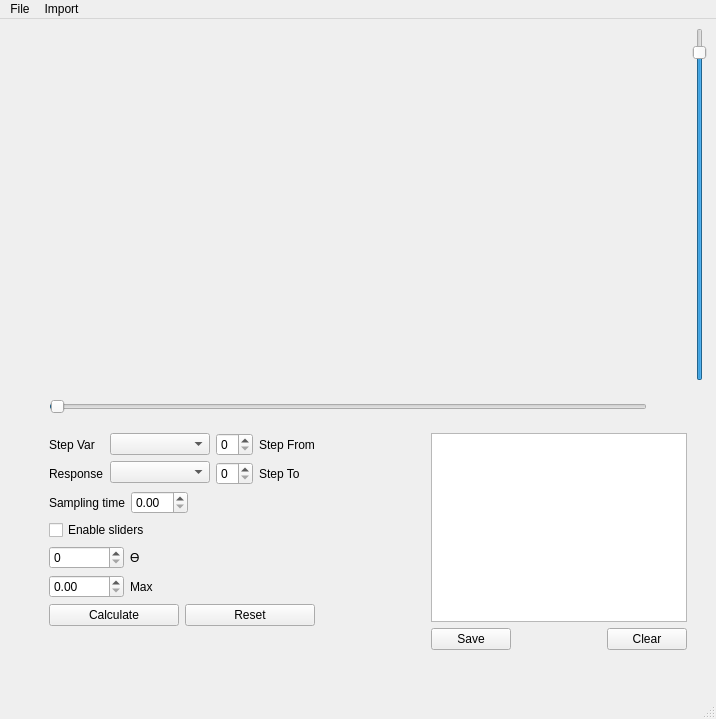
<?xml version="1.0" encoding="UTF-8"?>
<ui version="4.0">
 <class>MainWindow</class>
 <widget class="QMainWindow" name="MainWindow">
  <property name="geometry">
   <rect>
    <x>0</x>
    <y>0</y>
    <width>716</width>
    <height>719</height>
   </rect>
  </property>
  <property name="windowTitle">
   <string>MainWindow</string>
  </property>
  <widget class="QWidget" name="centralwidget">
   <layout class="QHBoxLayout" name="horizontalLayout_16">
    <item>
     <layout class="QVBoxLayout" name="verticalLayout_10">
      <item>
       <layout class="QHBoxLayout" name="horizontalLayout_10">
        <item>
         <widget class="QWidget" name="wi_plot" native="true">
          <property name="minimumSize">
           <size>
            <width>600</width>
            <height>0</height>
           </size>
          </property>
         </widget>
        </item>
        <item>
         <spacer name="Dw_area_vertical_spacer">
          <property name="orientation">
           <enum>Qt::Vertical</enum>
          </property>
          <property name="sizeType">
           <enum>QSizePolicy::Expanding</enum>
          </property>
          <property name="sizeHint" stdset="0">
           <size>
            <width>20</width>
            <height>358</height>
           </size>
          </property>
         </spacer>
        </item>
        <item>
         <widget class="QSlider" name="MaxValueSlider">
          <property name="maximum">
           <number>100</number>
          </property>
          <property name="sliderPosition">
           <number>95</number>
          </property>
          <property name="orientation">
           <enum>Qt::Vertical</enum>
          </property>
         </widget>
        </item>
       </layout>
      </item>
      <item>
       <layout class="QVBoxLayout" name="verticalLayout_9">
        <item>
         <layout class="QHBoxLayout" name="horizontalLayout_14">
          <item>
           <layout class="QHBoxLayout" name="horizontalLayout_4">
            <item>
             <spacer name="horizontalSpacer_6">
              <property name="orientation">
               <enum>Qt::Horizontal</enum>
              </property>
              <property name="sizeType">
               <enum>QSizePolicy::Minimum</enum>
              </property>
              <property name="sizeHint" stdset="0">
               <size>
                <width>40</width>
                <height>20</height>
               </size>
              </property>
             </spacer>
            </item>
            <item>
             <widget class="QSlider" name="ResponseValueSlider">
              <property name="maximum">
               <number>8000</number>
              </property>
              <property name="sliderPosition">
               <number>10</number>
              </property>
              <property name="orientation">
               <enum>Qt::Horizontal</enum>
              </property>
             </widget>
            </item>
            <item>
             <spacer name="horizontalSpacer_4">
              <property name="orientation">
               <enum>Qt::Horizontal</enum>
              </property>
              <property name="sizeType">
               <enum>QSizePolicy::Minimum</enum>
              </property>
              <property name="sizeHint" stdset="0">
               <size>
                <width>40</width>
                <height>20</height>
               </size>
              </property>
             </spacer>
            </item>
           </layout>
          </item>
          <item>
           <spacer name="verticalSpacer_3">
            <property name="orientation">
             <enum>Qt::Vertical</enum>
            </property>
            <property name="sizeType">
             <enum>QSizePolicy::Fixed</enum>
            </property>
            <property name="sizeHint" stdset="0">
             <size>
              <width>20</width>
              <height>40</height>
             </size>
            </property>
           </spacer>
          </item>
         </layout>
        </item>
        <item>
         <layout class="QHBoxLayout" name="horizontalLayout_15">
          <item>
           <layout class="QHBoxLayout" name="horizontalLayout_13">
            <item>
             <spacer name="horizontalSpacer_2">
              <property name="orientation">
               <enum>Qt::Horizontal</enum>
              </property>
              <property name="sizeType">
               <enum>QSizePolicy::Minimum</enum>
              </property>
              <property name="sizeHint" stdset="0">
               <size>
                <width>40</width>
                <height>20</height>
               </size>
              </property>
             </spacer>
            </item>
            <item>
             <layout class="QVBoxLayout" name="verticalLayout_6">
              <item>
               <layout class="QVBoxLayout" name="verticalLayout_4">
                <item>
                 <layout class="QHBoxLayout" name="horizontalLayout_11">
                  <item>
                   <layout class="QHBoxLayout" name="horizontalLayout">
                    <item>
                     <layout class="QVBoxLayout" name="verticalLayout_2">
                      <item>
                       <widget class="QLabel" name="step_var_layout">
                        <property name="text">
                         <string>Step Var</string>
                        </property>
                       </widget>
                      </item>
                      <item>
                       <widget class="QLabel" name="Response_var_layout">
                        <property name="text">
                         <string>Response</string>
                        </property>
                       </widget>
                      </item>
                     </layout>
                    </item>
                    <item>
                     <layout class="QVBoxLayout" name="verticalLayout">
                      <item>
                       <widget class="QComboBox" name="StepVarBox">
                        <property name="minimumSize">
                         <size>
                          <width>100</width>
                          <height>0</height>
                         </size>
                        </property>
                       </widget>
                      </item>
                      <item>
                       <widget class="QComboBox" name="ResponseVarBox">
                        <property name="minimumSize">
                         <size>
                          <width>100</width>
                          <height>0</height>
                         </size>
                        </property>
                       </widget>
                      </item>
                     </layout>
                    </item>
                   </layout>
                  </item>
                  <item>
                   <layout class="QVBoxLayout" name="verticalLayout_3">
                    <item>
                     <layout class="QHBoxLayout" name="horizontalLayout_7">
                      <item>
                       <widget class="QSpinBox" name="sB_from">
                        <property name="minimumSize">
                         <size>
                          <width>37</width>
                          <height>0</height>
                         </size>
                        </property>
                        <property name="maximumSize">
                         <size>
                          <width>37</width>
                          <height>16777215</height>
                         </size>
                        </property>
                       </widget>
                      </item>
                      <item>
                       <widget class="QLabel" name="label_3">
                        <property name="text">
                         <string>Step From</string>
                        </property>
                       </widget>
                      </item>
                     </layout>
                    </item>
                    <item>
                     <layout class="QHBoxLayout" name="horizontalLayout_8">
                      <item>
                       <widget class="QSpinBox" name="sB_to">
                        <property name="minimumSize">
                         <size>
                          <width>37</width>
                          <height>0</height>
                         </size>
                        </property>
                        <property name="maximumSize">
                         <size>
                          <width>37</width>
                          <height>16777215</height>
                         </size>
                        </property>
                       </widget>
                      </item>
                      <item>
                       <widget class="QLabel" name="label_4">
                        <property name="text">
                         <string>Step To</string>
                        </property>
                       </widget>
                      </item>
                     </layout>
                    </item>
                   </layout>
                  </item>
                 </layout>
                </item>
                <item>
                 <layout class="QHBoxLayout" name="horizontalLayout_12">
                  <item>
                   <layout class="QHBoxLayout" name="horizontalLayout_9">
                    <item>
                     <widget class="QLabel" name="label_5">
                      <property name="text">
                       <string>Sampling time</string>
                      </property>
                     </widget>
                    </item>
                    <item>
                     <widget class="QDoubleSpinBox" name="Sb_sampling_time"/>
                    </item>
                   </layout>
                  </item>
                  <item>
                   <spacer name="horizontalSpacer_5">
                    <property name="orientation">
                     <enum>Qt::Horizontal</enum>
                    </property>
                    <property name="sizeType">
                     <enum>QSizePolicy::MinimumExpanding</enum>
                    </property>
                    <property name="sizeHint" stdset="0">
                     <size>
                      <width>40</width>
                      <height>20</height>
                     </size>
                    </property>
                   </spacer>
                  </item>
                 </layout>
                </item>
               </layout>
              </item>
              <item>
               <widget class="QCheckBox" name="checkBox_enable_sliders">
                <property name="text">
                 <string>Enable sliders</string>
                </property>
               </widget>
              </item>
              <item>
               <layout class="QVBoxLayout" name="verticalLayout_7">
                <item>
                 <layout class="QHBoxLayout" name="horizontalLayout_6">
                  <item>
                   <widget class="QSpinBox" name="sB_theta">
                    <property name="maximumSize">
                     <size>
                      <width>75</width>
                      <height>16777215</height>
                     </size>
                    </property>
                    <property name="maximum">
                     <number>100000</number>
                    </property>
                   </widget>
                  </item>
                  <item>
                   <widget class="QLabel" name="label">
                    <property name="text">
                     <string>ϴ</string>
                    </property>
                   </widget>
                  </item>
                 </layout>
                </item>
                <item>
                 <layout class="QHBoxLayout" name="horizontalLayout_5">
                  <item>
                   <widget class="QDoubleSpinBox" name="sB_max">
                    <property name="maximumSize">
                     <size>
                      <width>75</width>
                      <height>16777215</height>
                     </size>
                    </property>
                    <property name="singleStep">
                     <double>0.010000000000000</double>
                    </property>
                   </widget>
                  </item>
                  <item>
                   <widget class="QLabel" name="label_2">
                    <property name="text">
                     <string>Max</string>
                    </property>
                   </widget>
                  </item>
                 </layout>
                </item>
               </layout>
              </item>
              <item>
               <layout class="QHBoxLayout" name="horizontalLayout_2">
                <item>
                 <widget class="QPushButton" name="pB_calculate">
                  <property name="text">
                   <string>Calculate</string>
                  </property>
                 </widget>
                </item>
                <item>
                 <widget class="QPushButton" name="pB_reset">
                  <property name="text">
                   <string>Reset</string>
                  </property>
                 </widget>
                </item>
               </layout>
              </item>
              <item>
               <spacer name="verticalSpacer_2">
                <property name="orientation">
                 <enum>Qt::Vertical</enum>
                </property>
                <property name="sizeHint" stdset="0">
                 <size>
                  <width>20</width>
                  <height>40</height>
                 </size>
                </property>
               </spacer>
              </item>
             </layout>
            </item>
            <item>
             <spacer name="verticalSpacer">
              <property name="orientation">
               <enum>Qt::Vertical</enum>
              </property>
              <property name="sizeType">
               <enum>QSizePolicy::Fixed</enum>
              </property>
              <property name="sizeHint" stdset="0">
               <size>
                <width>20</width>
                <height>40</height>
               </size>
              </property>
             </spacer>
            </item>
            <item>
             <spacer name="horizontalSpacer">
              <property name="orientation">
               <enum>Qt::Horizontal</enum>
              </property>
              <property name="sizeType">
               <enum>QSizePolicy::Expanding</enum>
              </property>
              <property name="sizeHint" stdset="0">
               <size>
                <width>40</width>
                <height>20</height>
               </size>
              </property>
             </spacer>
            </item>
           </layout>
          </item>
          <item>
           <spacer name="horizontalSpacer_7">
            <property name="orientation">
             <enum>Qt::Horizontal</enum>
            </property>
            <property name="sizeHint" stdset="0">
             <size>
              <width>13</width>
              <height>240</height>
             </size>
            </property>
           </spacer>
          </item>
          <item>
           <layout class="QVBoxLayout" name="verticalLayout_8">
            <item>
             <layout class="QVBoxLayout" name="verticalLayout_5">
              <item>
               <widget class="QTextBrowser" name="resultBox">
                <property name="maximumSize">
                 <size>
                  <width>16777215</width>
                  <height>250</height>
                 </size>
                </property>
                <property name="html">
                 <string>&lt;!DOCTYPE HTML PUBLIC &quot;-//W3C//DTD HTML 4.0//EN&quot; &quot;http://www.w3.org/TR/REC-html40/strict.dtd&quot;&gt;
&lt;html&gt;&lt;head&gt;&lt;meta name=&quot;qrichtext&quot; content=&quot;1&quot; /&gt;&lt;style type=&quot;text/css&quot;&gt;
p, li { white-space: pre-wrap; }
&lt;/style&gt;&lt;/head&gt;&lt;body style=&quot; font-family:'MS Shell Dlg 2'; font-size:8.25pt; font-weight:400; font-style:normal;&quot;&gt;
&lt;p style=&quot;-qt-paragraph-type:empty; margin-top:0px; margin-bottom:0px; margin-left:0px; margin-right:0px; -qt-block-indent:0; text-indent:0px;&quot;&gt;&lt;br /&gt;&lt;/p&gt;&lt;/body&gt;&lt;/html&gt;</string>
                </property>
               </widget>
              </item>
              <item>
               <layout class="QHBoxLayout" name="horizontalLayout_3">
                <item>
                 <widget class="QPushButton" name="pB_save">
                  <property name="text">
                   <string>Save</string>
                  </property>
                 </widget>
                </item>
                <item>
                 <spacer name="spacer_save_clear">
                  <property name="orientation">
                   <enum>Qt::Horizontal</enum>
                  </property>
                  <property name="sizeHint" stdset="0">
                   <size>
                    <width>18</width>
                    <height>20</height>
                   </size>
                  </property>
                 </spacer>
                </item>
                <item>
                 <widget class="QPushButton" name="pB_clear">
                  <property name="text">
                   <string>Clear</string>
                  </property>
                 </widget>
                </item>
               </layout>
              </item>
             </layout>
            </item>
            <item>
             <spacer name="verticalSpacer_5">
              <property name="orientation">
               <enum>Qt::Vertical</enum>
              </property>
              <property name="sizeType">
               <enum>QSizePolicy::Expanding</enum>
              </property>
              <property name="sizeHint" stdset="0">
               <size>
                <width>20</width>
                <height>40</height>
               </size>
              </property>
             </spacer>
            </item>
           </layout>
          </item>
          <item>
           <spacer name="verticalSpacer_4">
            <property name="orientation">
             <enum>Qt::Vertical</enum>
            </property>
            <property name="sizeType">
             <enum>QSizePolicy::Fixed</enum>
            </property>
            <property name="sizeHint" stdset="0">
             <size>
              <width>20</width>
              <height>40</height>
             </size>
            </property>
           </spacer>
          </item>
         </layout>
        </item>
       </layout>
      </item>
     </layout>
    </item>
   </layout>
  </widget>
  <widget class="QMenuBar" name="menubar">
   <property name="geometry">
    <rect>
     <x>0</x>
     <y>0</y>
     <width>716</width>
     <height>21</height>
    </rect>
   </property>
   <widget class="QMenu" name="menuFile">
    <property name="title">
     <string>File</string>
    </property>
    <widget class="QMenu" name="menuExport">
     <property name="title">
      <string>Export</string>
     </property>
     <addaction name="actionPDF"/>
     <addaction name="actionCustom"/>
    </widget>
    <addaction name="actionOpen"/>
    <addaction name="actionClose"/>
    <addaction name="separator"/>
    <addaction name="menuExport"/>
    <addaction name="separator"/>
    <addaction name="actionExit"/>
   </widget>
   <widget class="QMenu" name="menuImport">
    <property name="title">
     <string>Import</string>
    </property>
    <addaction name="actionImport_CSV_file"/>
   </widget>
   <addaction name="menuFile"/>
   <addaction name="menuImport"/>
  </widget>
  <widget class="QStatusBar" name="statusbar"/>
  <action name="actionOpen">
   <property name="text">
    <string>Open</string>
   </property>
  </action>
  <action name="actionClose">
   <property name="text">
    <string>Close</string>
   </property>
  </action>
  <action name="actionPDF">
   <property name="text">
    <string>PDF</string>
   </property>
  </action>
  <action name="actionCustom">
   <property name="text">
    <string>Custom</string>
   </property>
  </action>
  <action name="actionExit">
   <property name="text">
    <string>Exit</string>
   </property>
  </action>
  <action name="actionImport_CSV_file">
   <property name="text">
    <string>Import CSV file</string>
   </property>
  </action>
 </widget>
 <resources/>
 <connections/>
</ui>
